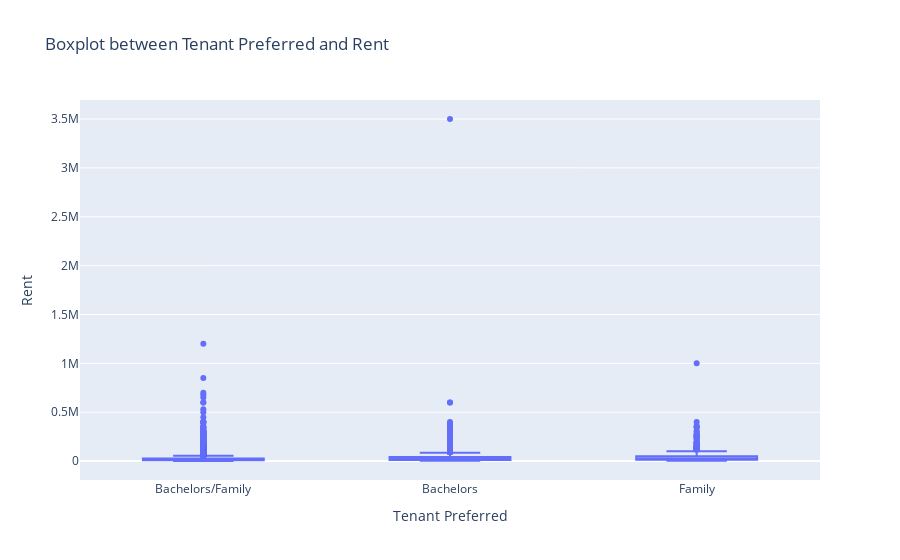

Source (notebook cell):
### Code cell
# boxplot between Area Type and Rent
box_plot(dataset=dataset, column1="Tenant Preferred", column2="Rent")

### Figure 1 — Plotly figure (JSON) as saved in the notebook; plotly's stock layout.template omitted (floating-point values rounded to 4 significant figures; data arrays with more than 128 entries replaced by an {"elided": "..."} marker saying what was removed)
{"data": [{"alignmentgroup": "True", "hovertemplate": "Tenant Preferred=%{x}<br>Rent=%{y}<extra></extra>", "legendgroup": "", "marker": {"color": "#636efa"}, "name": "", "notched": false, "offsetgroup": "", "orientation": "v", "showlegend": false, "type": "box", "x": {"elided": "4746 str values"}, "x0": " ", "xaxis": "x", "y": {"elided": "4746 int values"}, "y0": " ", "yaxis": "y"}], "layout": {"boxmode": "group", "legend": {"tracegroupgap": 0}, "title": {"text": "Boxplot between Tenant Preferred and Rent"}, "xaxis": {"anchor": "y", "domain": [0, 1], "title": {"text": "Tenant Preferred"}}, "yaxis": {"anchor": "x", "domain": [0, 1], "title": {"text": "Rent"}}}}
